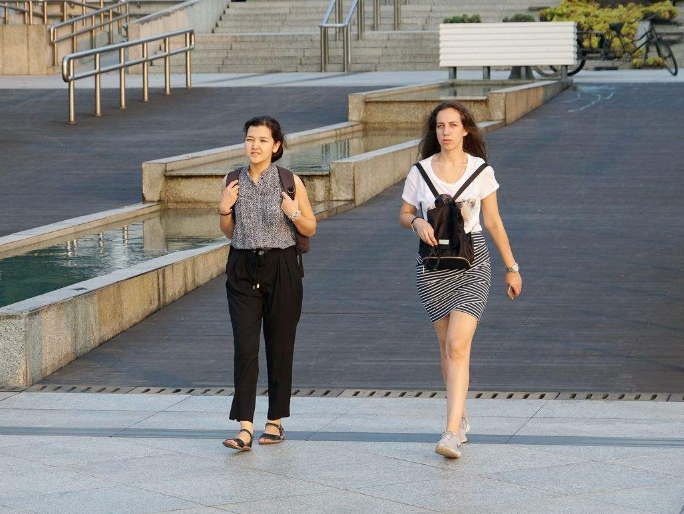
#> input picture data/images/pedestrian_02.png, 684 x 514 px
$ python day101.py
#> lines starting #> are read from the running program, lines starting #| are printed output that depends on the picture; after the words box and inside, x2 and y2 are one past the last pixel; in counts of white or black regions, pixels touching at a corner belong together
'''
Author       : Bingqiang Zhou
Date         : 2021-08-31 13:00:21
LastEditors  : Bingqiang Zhou
LastEditTime : 2021-08-31 13:05:02
Description  : HOG特征描述子 – 多尺度检测
    HOG(Histogram of Oriented Gradient)特征本身不支持旋转不变性，通过金字塔可以支持多尺度检测实现尺度空间不变性，OpenCV中支持HOG描述子多尺度检测的相关API如下：
    virtual void cv::HOGDescriptor::detectMultiScale(
        InputArray 	img,
        std::vector&lt; Rect &gt; & 	foundLocations,
        double 	hitThreshold = 0,
        Size 	winStride = Size(),
        Size 	padding = Size(),
        double 	scale = 1.05,
        double 	finalThreshold = 2.0,
        bool 	useMeanshiftGrouping = false
    )
    Img表示输入图像
    foundLocations表示发现对象矩形框
    hitThreshold表示SVM距离度量，默认0表示，表示特征与SVM分类超平面之间
    winStride表示窗口步长
    padding表示填充
    scale表示尺度空间
    finalThreshold 最终阈值，默认为2.0
    useMeanshiftGrouping 不建议使用，速度太慢拉

    这个其中窗口步长与Scale对结果影响最大，特别是Scale，小的尺度变化有利于检出低分辨率对象，
    同事也会导致FP（false  positive，将背景检测为对象）发生，高的可以避免FP但是会产生FN（false negative，有对象漏检）。
    窗口步长是一个或者多个block区域。
'''

import cv2 as cv

img = cv.imread("../data/images/pedestrian_02.png")
#> img is the input picture: shape (514, 684, 3); mean B, G, R 125.6, 127.2, 127.5

# 初始化
hog = cv.HOGDescriptor()
# 设置默认的行人SVM检测器
hog.setSVMDetector(cv.HOGDescriptor_getDefaultPeopleDetector())

# 检测行人 scale 1.05，有出现false  positive的情况
result1 = img.copy()
(rects, weights) = hog.detectMultiScale(img, winStride=(4, 4), padding=(8, 8), scale=1.05, useMeanshiftGrouping=False)
#> rects = [[42, 0, 79, 153], [168, 108, 190, 379], [344, 52, 222, 443]]; weights = [0.259, 2.24, 1.24]
for r in rects:
    cv.rectangle(result1, r, (0, 255, 0), 2)
#> this loop made 3 passes
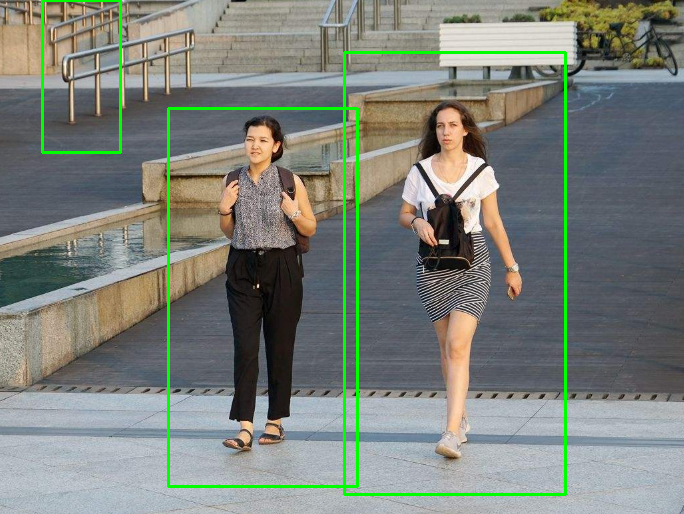
#> result1: shape (514, 684, 3); 2.46% of pixels changed, all inside (x1, y1, x2, y2) = (41, 0, 567, 496)
cv.imshow("result-scale 1.05", result1)

# 检测行人 scale 1.25
result2 = img.copy()
(rects, weights) = hog.detectMultiScale(img, winStride=(4, 4), padding=(8, 8), scale=1.25, useMeanshiftGrouping=False)
#> rects = [[165, 97, 197, 395], [328, 38, 244, 476]]; weights = [1.71, 0.952]
for r in rects:
    cv.rectangle(result2, r, (0, 255, 0), 2)
#> this loop made 2 passes
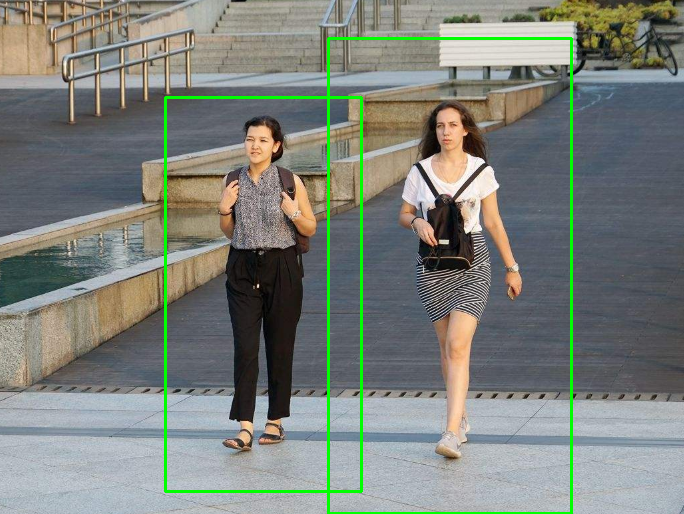
#> result2: shape (514, 684, 3); 2.16% of pixels changed, all inside (x1, y1, x2, y2) = (164, 37, 573, 514)
cv.imshow("result-scale 1.25", result2)

cv.waitKey(0)
cv.destroyAllWindows()
